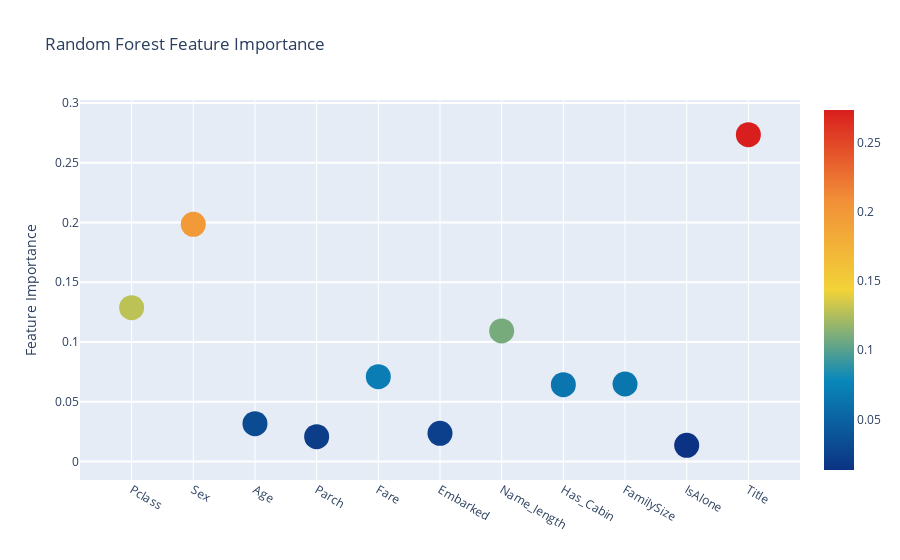
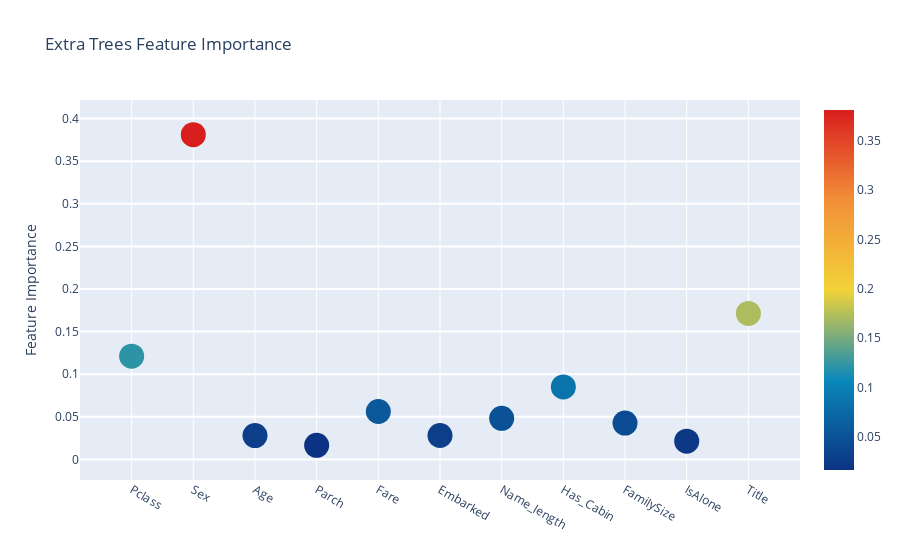
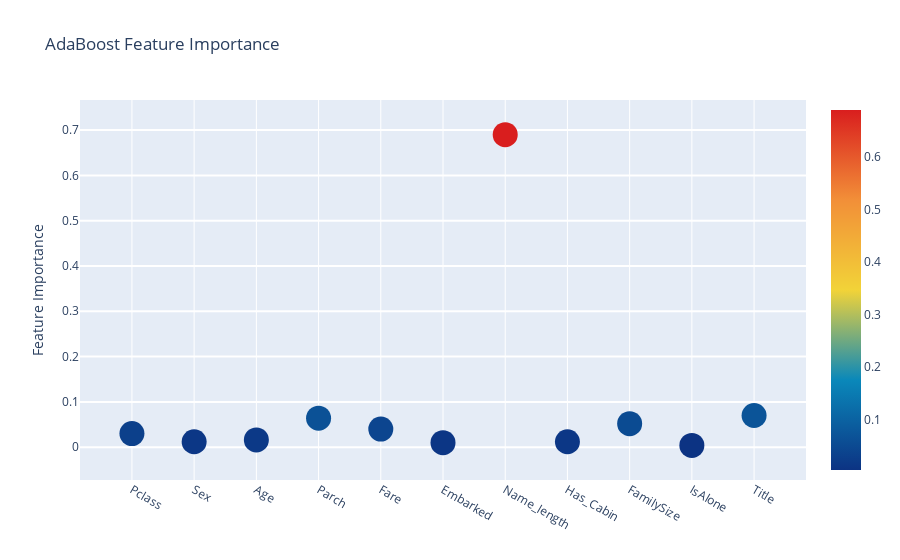
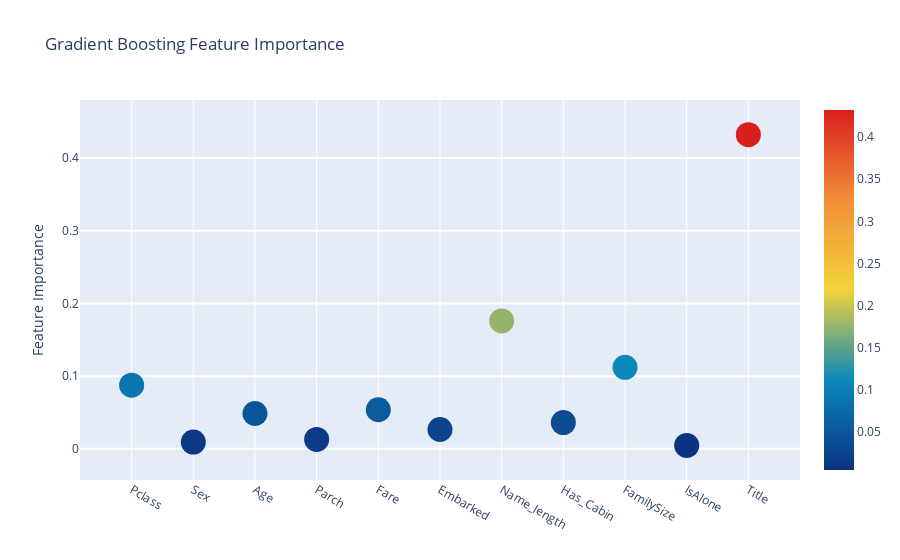

The notebook cell these images were saved under, in order:
### Markdown cell above
### feature importance 시각화

### Code cell
# Scatter plot 
trace = go.Scatter(
    y = feature_dataframe['Random Forest feature importances'].values,
    x = feature_dataframe['features'].values,
    mode='markers',
    marker=dict(
        sizemode = 'diameter',
        sizeref = 1,
        size = 25,
#       size= feature_dataframe['AdaBoost feature importances'].values,
        #color = np.random.randn(500), #set color equal to a variable
        color = feature_dataframe['Random Forest feature importances'].values,
        colorscale='Portland',
        showscale=True
    ),
    text = feature_dataframe['features'].values
)
data = [trace]

layout= go.Layout(
    autosize= True,
    title= 'Random Forest Feature Importance',
    hovermode= 'closest',
#     xaxis= dict(
#         title= 'Pop',
#         ticklen= 5,
#         zeroline= False,
#         gridwidth= 2,
#     ),
    yaxis=dict(
        title= 'Feature Importance',
        ticklen= 5,
        gridwidth= 2
    ),
    showlegend= False
)
fig = go.Figure(data=data, layout=layout)
py.iplot(fig,filename='scatter2010')

# Scatter plot 
trace = go.Scatter(
    y = feature_dataframe['Extra Trees  feature importances'].values,
    x = feature_dataframe['features'].values,
    mode='markers',
    marker=dict(
        sizemode = 'diameter',
        sizeref = 1,
        size = 25,
#       size= feature_dataframe['AdaBoost feature importances'].values,
        #color = np.random.randn(500), #set color equal to a variable
        color = feature_dataframe['Extra Trees  feature importances'].values,
        colorscale='Portland',
        showscale=True
    ),
    text = feature_dataframe['features'].values
)
data = [trace]

layout= go.Layout(
    autosize= True,
    title= 'Extra Trees Feature Importance',
    hovermode= 'closest',
#     xaxis= dict(
#         title= 'Pop',
#         ticklen= 5,
#         zeroline= False,
#         gridwidth= 2,
#     ),
    yaxis=dict(
        title= 'Feature Importance',
        ticklen= 5,
        gridwidth= 2
    ),
    showlegend= False
)
fig = go.Figure(data=data, layout=layout)
py.iplot(fig,filename='scatter2010')

# Scatter plot 
trace = go.Scatter(
    y = feature_dataframe['AdaBoost feature importances'].values,
    x = feature_dataframe['features'].values,
    mode='markers',
    marker=dict(
        sizemode = 'diameter',
        sizeref = 1,
        size = 25,
#       size= feature_dataframe['AdaBoost feature importances'].values,
        #color = np.random.randn(500), #set color equal to a variable
        color = feature_dataframe['AdaBoost feature importances'].values,
        colorscale='Portland',
        showscale=True
    ),
    text = feature_dataframe['features'].values
)
data = [trace]

layout= go.Layout(
    autosize= True,
    title= 'AdaBoost Feature Importance',
    hovermode= 'closest',
#     xaxis= dict(
#         title= 'Pop',
#         ticklen= 5,
#         zeroline= False,
#         gridwidth= 2,
#     ),
    yaxis=dict(
        title= 'Feature Importance',
        ticklen= 5,
        gridwidth= 2
    ),
    showlegend= False
)
fig = go.Figure(data=data, layout=layout)
py.iplot(fig,filename='scatter2010')

# Scatter plot 
trace = go.Scatter(
    y = feature_dataframe['Gradient Boost feature importances'].values,
    x = feature_dataframe['features'].values,
    mode='markers',
    marker=dict(
        sizemode = 'diameter',
        sizeref = 1,
        size = 25,
#       size= feature_dataframe['AdaBoost feature importances'].values,
        #color = np.random.randn(500), #set color equal to a variable
        color = feature_dataframe['Gradient Boost feature importances'].values,
        colorscale='Portland',
        showscale=True
    ),
    text = feature_dataframe['features'].values
)
data = [trace]

layout= go.Layout(
    autosize= True,
    title= 'Gradient Boosting Feature Importance',
    hovermode= 'closest',
#     xaxis= dict(
#         title= 'Pop',
#         ticklen= 5,
#         zeroline= False,
#         gridwidth= 2,
#     ),
    yaxis=dict(
        title= 'Feature Importance',
        ticklen= 5,
        gridwidth= 2
    ),
    showlegend= False
)
fig = go.Figure(data=data, layout=layout)
py.iplot(fig,filename='scatter2010')

### Figure 1 — Plotly figure (JSON) as saved in the notebook; plotly's stock layout.template omitted (floating-point values rounded to 4 significant figures)
{"data": [{"text": ["Pclass", "Sex", "Age", "Parch", "Fare", "Embarked", "Name_length", "Has_Cabin", "FamilySize", "IsAlone", "Title"], "y": [0.1288, 0.1985, 0.0317, 0.02083, 0.07105, 0.0236, 0.1093, 0.0643, 0.06491, 0.01352, 0.2736], "mode": "markers", "marker": {"sizeref": 1, "colorscale": [[0, "rgb(12,51,131)"], [0.25, "rgb(10,136,186)"], [0.5, "rgb(242,211,56)"], [0.75, "rgb(242,143,56)"], [1, "rgb(217,30,30)"]], "color": [0.1288, 0.1985, 0.0317, 0.02083, 0.07105, 0.0236, 0.1093, 0.0643, 0.06491, 0.01352, 0.2736], "sizemode": "diameter", "showscale": true, "size": 25}, "x": ["Pclass", "Sex", "Age", "Parch", "Fare", "Embarked", "Name_length", "Has_Cabin", "FamilySize", "IsAlone", "Title"], "type": "scatter"}], "layout": {"autosize": true, "title": {"text": "Random Forest Feature Importance"}, "yaxis": {"ticklen": 5, "gridwidth": 2, "title": {"text": "Feature Importance"}}, "showlegend": false, "hovermode": "closest"}}

### Figure 2 — Plotly figure (JSON) as saved in the notebook; plotly's stock layout.template omitted (floating-point values rounded to 4 significant figures)
{"data": [{"text": ["Pclass", "Sex", "Age", "Parch", "Fare", "Embarked", "Name_length", "Has_Cabin", "FamilySize", "IsAlone", "Title"], "y": [0.1212, 0.3811, 0.02798, 0.01652, 0.05623, 0.02809, 0.04822, 0.08511, 0.04266, 0.02146, 0.1714], "mode": "markers", "marker": {"sizeref": 1, "colorscale": [[0, "rgb(12,51,131)"], [0.25, "rgb(10,136,186)"], [0.5, "rgb(242,211,56)"], [0.75, "rgb(242,143,56)"], [1, "rgb(217,30,30)"]], "color": [0.1212, 0.3811, 0.02798, 0.01652, 0.05623, 0.02809, 0.04822, 0.08511, 0.04266, 0.02146, 0.1714], "sizemode": "diameter", "showscale": true, "size": 25}, "x": ["Pclass", "Sex", "Age", "Parch", "Fare", "Embarked", "Name_length", "Has_Cabin", "FamilySize", "IsAlone", "Title"], "type": "scatter"}], "layout": {"autosize": true, "title": {"text": "Extra Trees Feature Importance"}, "yaxis": {"ticklen": 5, "gridwidth": 2, "title": {"text": "Feature Importance"}}, "showlegend": false, "hovermode": "closest"}}

### Figure 3 — Plotly figure (JSON) as saved in the notebook; plotly's stock layout.template omitted (floating-point values rounded to 4 significant figures)
{"data": [{"text": ["Pclass", "Sex", "Age", "Parch", "Fare", "Embarked", "Name_length", "Has_Cabin", "FamilySize", "IsAlone", "Title"], "y": [0.03, 0.012, 0.016, 0.064, 0.04, 0.01, 0.69, 0.012, 0.052, 0.004, 0.07], "mode": "markers", "marker": {"sizeref": 1, "colorscale": [[0, "rgb(12,51,131)"], [0.25, "rgb(10,136,186)"], [0.5, "rgb(242,211,56)"], [0.75, "rgb(242,143,56)"], [1, "rgb(217,30,30)"]], "color": [0.03, 0.012, 0.016, 0.064, 0.04, 0.01, 0.69, 0.012, 0.052, 0.004, 0.07], "sizemode": "diameter", "showscale": true, "size": 25}, "x": ["Pclass", "Sex", "Age", "Parch", "Fare", "Embarked", "Name_length", "Has_Cabin", "FamilySize", "IsAlone", "Title"], "type": "scatter"}], "layout": {"autosize": true, "title": {"text": "AdaBoost Feature Importance"}, "yaxis": {"ticklen": 5, "gridwidth": 2, "title": {"text": "Feature Importance"}}, "showlegend": false, "hovermode": "closest"}}

### Figure 4 — Plotly figure (JSON) as saved in the notebook; plotly's stock layout.template omitted (floating-point values rounded to 4 significant figures)
{"data": [{"text": ["Pclass", "Sex", "Age", "Parch", "Fare", "Embarked", "Name_length", "Has_Cabin", "FamilySize", "IsAlone", "Title"], "y": [0.08754, 0.009271, 0.04866, 0.01297, 0.05378, 0.02657, 0.176, 0.03617, 0.1121, 0.004766, 0.4322], "mode": "markers", "marker": {"sizeref": 1, "colorscale": [[0, "rgb(12,51,131)"], [0.25, "rgb(10,136,186)"], [0.5, "rgb(242,211,56)"], [0.75, "rgb(242,143,56)"], [1, "rgb(217,30,30)"]], "color": [0.08754, 0.009271, 0.04866, 0.01297, 0.05378, 0.02657, 0.176, 0.03617, 0.1121, 0.004766, 0.4322], "sizemode": "diameter", "showscale": true, "size": 25}, "x": ["Pclass", "Sex", "Age", "Parch", "Fare", "Embarked", "Name_length", "Has_Cabin", "FamilySize", "IsAlone", "Title"], "type": "scatter"}], "layout": {"autosize": true, "title": {"text": "Gradient Boosting Feature Importance"}, "yaxis": {"ticklen": 5, "gridwidth": 2, "title": {"text": "Feature Importance"}}, "showlegend": false, "hovermode": "closest"}}
